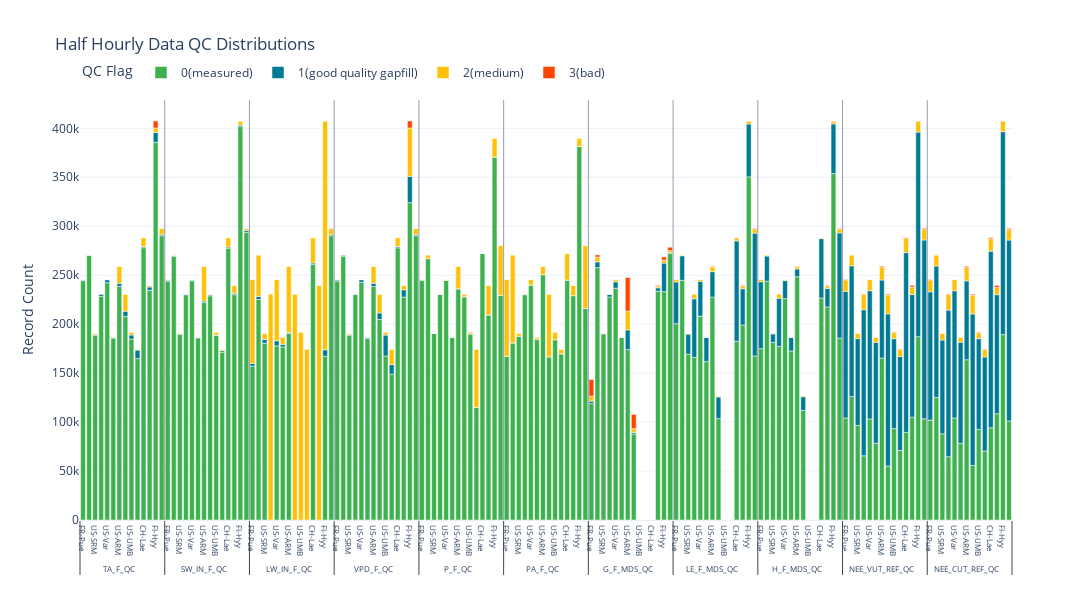

Here is the notebook cell this chart was saved with:
### Code cell
fig_data = []

site_df = qc_df[qc_df['site_id'] == s]
for j, q in enumerate(features):
    bar_plot = go.Bar(
        x = [qc_df["data_type"], qc_df['site_id']], y=qc_df[q],
        name = features_labels[j],
        offsetgroup = 0,
        hovertemplate = "%{x}<br>%{y}",
        marker_color = color_options[q],
        showlegend = True,
    )

    if j > 0: # Move vertically
        bar_plot.base = qc_df[features[:j]].sum(axis=1)

    fig_data.append(bar_plot)

fig = go.Figure(
    data=fig_data,
    layout=go.Layout(
        height = 600,
        width = 1200,
        title="Half Hourly Data QC Distributions",
        yaxis_title="Record Count",
        xaxis=dict(
            titlefont_size=10,
            tickfont_size=8),
        legend_title_text= "QC Flag",
        legend_orientation="h",
        legend_yanchor="top",
        legend_x=0,
        legend_y=1.1,
        template='plotly_white'
    )  
)

for i in range(10):
    fig.add_vline(x=13.5 + (14*i), line_width=0.5)

fig.show()

### Figure 1 — Plotly figure (JSON) as saved in the notebook; plotly's stock layout.template omitted (floating-point values rounded to 4 significant figures; data arrays with more than 128 entries replaced by an {"elided": "..."} marker saying what was removed)
{"data": [{"hovertemplate": "%{x}<br>%{y}", "marker": {"color": "#3DB14E"}, "name": "0(measured)", "offsetgroup": "0", "showlegend": true, "type": "bar", "x": {"elided": "2x154 str values"}, "y": {"elided": "154 int values"}}, {"base": {"elided": "154 int values"}, "hovertemplate": "%{x}<br>%{y}", "marker": {"color": "#007B93"}, "name": "1(good quality gapfill)", "offsetgroup": "0", "showlegend": true, "type": "bar", "x": {"elided": "2x154 str values"}, "y": {"elided": "154 int values"}}, {"base": {"elided": "154 int values"}, "hovertemplate": "%{x}<br>%{y}", "marker": {"color": "#FFC107"}, "name": "2(medium)", "offsetgroup": "0", "showlegend": true, "type": "bar", "x": {"elided": "2x154 str values"}, "y": {"elided": "154 int values"}}, {"base": {"elided": "154 int values"}, "hovertemplate": "%{x}<br>%{y}", "marker": {"color": "#FF4500"}, "name": "3(bad)", "offsetgroup": "0", "showlegend": true, "type": "bar", "x": {"elided": "2x154 str values"}, "y": {"elided": "154 int values"}}], "layout": {"height": 600, "legend": {"orientation": "h", "title": {"text": "QC Flag"}, "x": 0, "y": 1.1, "yanchor": "top"}, "shapes": [{"line": {"width": 0.5}, "type": "line", "x0": 13.5, "x1": 13.5, "xref": "x", "y0": 0, "y1": 1, "yref": "y domain"}, {"line": {"width": 0.5}, "type": "line", "x0": 27.5, "x1": 27.5, "xref": "x", "y0": 0, "y1": 1, "yref": "y domain"}, {"line": {"width": 0.5}, "type": "line", "x0": 41.5, "x1": 41.5, "xref": "x", "y0": 0, "y1": 1, "yref": "y domain"}, {"line": {"width": 0.5}, "type": "line", "x0": 55.5, "x1": 55.5, "xref": "x", "y0": 0, "y1": 1, "yref": "y domain"}, {"line": {"width": 0.5}, "type": "line", "x0": 69.5, "x1": 69.5, "xref": "x", "y0": 0, "y1": 1, "yref": "y domain"}, {"line": {"width": 0.5}, "type": "line", "x0": 83.5, "x1": 83.5, "xref": "x", "y0": 0, "y1": 1, "yref": "y domain"}, {"line": {"width": 0.5}, "type": "line", "x0": 97.5, "x1": 97.5, "xref": "x", "y0": 0, "y1": 1, "yref": "y domain"}, {"line": {"width": 0.5}, "type": "line", "x0": 111.5, "x1": 111.5, "xref": "x", "y0": 0, "y1": 1, "yref": "y domain"}, {"line": {"width": 0.5}, "type": "line", "x0": 125.5, "x1": 125.5, "xref": "x", "y0": 0, "y1": 1, "yref": "y domain"}, {"line": {"width": 0.5}, "type": "line", "x0": 139.5, "x1": 139.5, "xref": "x", "y0": 0, "y1": 1, "yref": "y domain"}], "title": {"text": "Half Hourly Data QC Distributions"}, "width": 1200, "xaxis": {"tickfont": {"size": 8}, "title": {"font": {"size": 10}}}, "yaxis": {"title": {"text": "Record Count"}}}}
